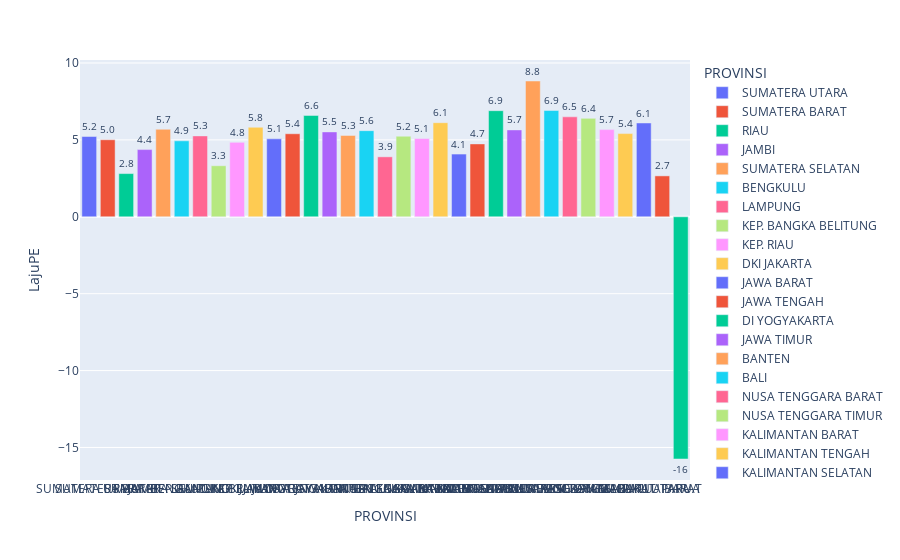

Notebook code for this chart:
### Code cell
import plotly.graph_objects as go
import plotly.express as px
fig1 = px.bar(ekonom[1:34], y='LajuPE', x='PROVINSI', text='LajuPE', color='PROVINSI')
# Put bar total value above bars with 2 values of precision
fig1.update_traces(texttemplate='%{text:.2s}', textposition='outside')
# Set fontsize and uniformtext_mode='hide' says to hide the text if it won't fit
fig1.update_layout(uniformtext_minsize=8)
# Rotate labels 45 degrees
fig1.update_layout(xaxis_tickangle=0)
fig1

### Figure 1 — Plotly figure (JSON) as saved in the notebook; plotly's stock layout.template omitted (floating-point values rounded to 4 significant figures)
{"data": [{"alignmentgroup": "True", "hovertemplate": "PROVINSI=%{x}<br>LajuPE=%{text}<extra></extra>", "legendgroup": "SUMATERA UTARA", "marker": {"color": "#636efa", "pattern": {"shape": ""}}, "name": "SUMATERA UTARA", "offsetgroup": "SUMATERA UTARA", "orientation": "v", "showlegend": true, "text": [5.22], "textposition": "outside", "texttemplate": "%{text:.2s}", "type": "bar", "x": ["SUMATERA UTARA"], "xaxis": "x", "y": [5.22], "yaxis": "y"}, {"alignmentgroup": "True", "hovertemplate": "PROVINSI=%{x}<br>LajuPE=%{text}<extra></extra>", "legendgroup": "SUMATERA BARAT", "marker": {"color": "#EF553B", "pattern": {"shape": ""}}, "name": "SUMATERA BARAT", "offsetgroup": "SUMATERA BARAT", "orientation": "v", "showlegend": true, "text": [5.01], "textposition": "outside", "texttemplate": "%{text:.2s}", "type": "bar", "x": ["SUMATERA BARAT"], "xaxis": "x", "y": [5.01], "yaxis": "y"}, {"alignmentgroup": "True", "hovertemplate": "PROVINSI=%{x}<br>LajuPE=%{text}<extra></extra>", "legendgroup": "RIAU", "marker": {"color": "#00cc96", "pattern": {"shape": ""}}, "name": "RIAU", "offsetgroup": "RIAU", "orientation": "v", "showlegend": true, "text": [2.81], "textposition": "outside", "texttemplate": "%{text:.2s}", "type": "bar", "x": ["RIAU"], "xaxis": "x", "y": [2.81], "yaxis": "y"}, {"alignmentgroup": "True", "hovertemplate": "PROVINSI=%{x}<br>LajuPE=%{text}<extra></extra>", "legendgroup": "JAMBI", "marker": {"color": "#ab63fa", "pattern": {"shape": ""}}, "name": "JAMBI", "offsetgroup": "JAMBI", "orientation": "v", "showlegend": true, "text": [4.37], "textposition": "outside", "texttemplate": "%{text:.2s}", "type": "bar", "x": ["JAMBI"], "xaxis": "x", "y": [4.37], "yaxis": "y"}, {"alignmentgroup": "True", "hovertemplate": "PROVINSI=%{x}<br>LajuPE=%{text}<extra></extra>", "legendgroup": "SUMATERA SELATAN", "marker": {"color": "#FFA15A", "pattern": {"shape": ""}}, "name": "SUMATERA SELATAN", "offsetgroup": "SUMATERA SELATAN", "orientation": "v", "showlegend": true, "text": [5.69], "textposition": "outside", "texttemplate": "%{text:.2s}", "type": "bar", "x": ["SUMATERA SELATAN"], "xaxis": "x", "y": [5.69], "yaxis": "y"}, {"alignmentgroup": "True", "hovertemplate": "PROVINSI=%{x}<br>LajuPE=%{text}<extra></extra>", "legendgroup": "BENGKULU", "marker": {"color": "#19d3f3", "pattern": {"shape": ""}}, "name": "BENGKULU", "offsetgroup": "BENGKULU", "orientation": "v", "showlegend": true, "text": [4.94], "textposition": "outside", "texttemplate": "%{text:.2s}", "type": "bar", "x": ["BENGKULU"], "xaxis": "x", "y": [4.94], "yaxis": "y"}, {"alignmentgroup": "True", "hovertemplate": "PROVINSI=%{x}<br>LajuPE=%{text}<extra></extra>", "legendgroup": "LAMPUNG", "marker": {"color": "#FF6692", "pattern": {"shape": ""}}, "name": "LAMPUNG", "offsetgroup": "LAMPUNG", "orientation": "v", "showlegend": true, "text": [5.26], "textposition": "outside", "texttemplate": "%{text:.2s}", "type": "bar", "x": ["LAMPUNG"], "xaxis": "x", "y": [5.26], "yaxis": "y"}, {"alignmentgroup": "True", "hovertemplate": "PROVINSI=%{x}<br>LajuPE=%{text}<extra></extra>", "legendgroup": "KEP. BANGKA BELITUNG", "marker": {"color": "#B6E880", "pattern": {"shape": ""}}, "name": "KEP. BANGKA BELITUNG", "offsetgroup": "KEP. BANGKA BELITUNG", "orientation": "v", "showlegend": true, "text": [3.32], "textposition": "outside", "texttemplate": "%{text:.2s}", "type": "bar", "x": ["KEP. BANGKA BELITUNG"], "xaxis": "x", "y": [3.32], "yaxis": "y"}, {"alignmentgroup": "True", "hovertemplate": "PROVINSI=%{x}<br>LajuPE=%{text}<extra></extra>", "legendgroup": "KEP. RIAU", "marker": {"color": "#FF97FF", "pattern": {"shape": ""}}, "name": "KEP. RIAU", "offsetgroup": "KEP. RIAU", "orientation": "v", "showlegend": true, "text": [4.84], "textposition": "outside", "texttemplate": "%{text:.2s}", "type": "bar", "x": ["KEP. RIAU"], "xaxis": "x", "y": [4.84], "yaxis": "y"}, {"alignmentgroup": "True", "hovertemplate": "PROVINSI=%{x}<br>LajuPE=%{text}<extra></extra>", "legendgroup": "DKI JAKARTA", "marker": {"color": "#FECB52", "pattern": {"shape": ""}}, "name": "DKI JAKARTA", "offsetgroup": "DKI JAKARTA", "orientation": "v", "showlegend": true, "text": [5.82], "textposition": "outside", "texttemplate": "%{text:.2s}", "type": "bar", "x": ["DKI JAKARTA"], "xaxis": "x", "y": [5.82], "yaxis": "y"}, {"alignmentgroup": "True", "hovertemplate": "PROVINSI=%{x}<br>LajuPE=%{text}<extra></extra>", "legendgroup": "JAWA BARAT", "marker": {"color": "#636efa", "pattern": {"shape": ""}}, "name": "JAWA BARAT", "offsetgroup": "JAWA BARAT", "orientation": "v", "showlegend": true, "text": [5.07], "textposition": "outside", "texttemplate": "%{text:.2s}", "type": "bar", "x": ["JAWA BARAT"], "xaxis": "x", "y": [5.07], "yaxis": "y"}, {"alignmentgroup": "True", "hovertemplate": "PROVINSI=%{x}<br>LajuPE=%{text}<extra></extra>", "legendgroup": "JAWA TENGAH", "marker": {"color": "#EF553B", "pattern": {"shape": ""}}, "name": "JAWA TENGAH", "offsetgroup": "JAWA TENGAH", "orientation": "v", "showlegend": true, "text": [5.4], "textposition": "outside", "texttemplate": "%{text:.2s}", "type": "bar", "x": ["JAWA TENGAH"], "xaxis": "x", "y": [5.4], "yaxis": "y"}, {"alignmentgroup": "True", "hovertemplate": "PROVINSI=%{x}<br>LajuPE=%{text}<extra></extra>", "legendgroup": "DI YOGYAKARTA", "marker": {"color": "#00cc96", "pattern": {"shape": ""}}, "name": "DI YOGYAKARTA", "offsetgroup": "DI YOGYAKARTA", "orientation": "v", "showlegend": true, "text": [6.59], "textposition": "outside", "texttemplate": "%{text:.2s}", "type": "bar", "x": ["DI YOGYAKARTA"], "xaxis": "x", "y": [6.59], "yaxis": "y"}, {"alignmentgroup": "True", "hovertemplate": "PROVINSI=%{x}<br>LajuPE=%{text}<extra></extra>", "legendgroup": "JAWA TIMUR", "marker": {"color": "#ab63fa", "pattern": {"shape": ""}}, "name": "JAWA TIMUR", "offsetgroup": "JAWA TIMUR", "orientation": "v", "showlegend": true, "text": [5.52], "textposition": "outside", "texttemplate": "%{text:.2s}", "type": "bar", "x": ["JAWA TIMUR"], "xaxis": "x", "y": [5.52], "yaxis": "y"}, {"alignmentgroup": "True", "hovertemplate": "PROVINSI=%{x}<br>LajuPE=%{text}<extra></extra>", "legendgroup": "BANTEN", "marker": {"color": "#FFA15A", "pattern": {"shape": ""}}, "name": "BANTEN", "offsetgroup": "BANTEN", "orientation": "v", "showlegend": true, "text": [5.29], "textposition": "outside", "texttemplate": "%{text:.2s}", "type": "bar", "x": ["BANTEN"], "xaxis": "x", "y": [5.29], "yaxis": "y"}, {"alignmentgroup": "True", "hovertemplate": "PROVINSI=%{x}<br>LajuPE=%{text}<extra></extra>", "legendgroup": "BALI", "marker": {"color": "#19d3f3", "pattern": {"shape": ""}}, "name": "BALI", "offsetgroup": "BALI", "orientation": "v", "showlegend": true, "text": [5.6], "textposition": "outside", "texttemplate": "%{text:.2s}", "type": "bar", "x": ["BALI"], "xaxis": "x", "y": [5.6], "yaxis": "y"}, {"alignmentgroup": "True", "hovertemplate": "PROVINSI=%{x}<br>LajuPE=%{text}<extra></extra>", "legendgroup": "NUSA TENGGARA BARAT", "marker": {"color": "#FF6692", "pattern": {"shape": ""}}, "name": "NUSA TENGGARA BARAT", "offsetgroup": "NUSA TENGGARA BARAT", "orientation": "v", "showlegend": true, "text": [3.9], "textposition": "outside", "texttemplate": "%{text:.2s}", "type": "bar", "x": ["NUSA TENGGARA BARAT"], "xaxis": "x", "y": [3.9], "yaxis": "y"}, {"alignmentgroup": "True", "hovertemplate": "PROVINSI=%{x}<br>LajuPE=%{text}<extra></extra>", "legendgroup": "NUSA TENGGARA TIMUR", "marker": {"color": "#B6E880", "pattern": {"shape": ""}}, "name": "NUSA TENGGARA TIMUR", "offsetgroup": "NUSA TENGGARA TIMUR", "orientation": "v", "showlegend": true, "text": [5.24], "textposition": "outside", "texttemplate": "%{text:.2s}", "type": "bar", "x": ["NUSA TENGGARA TIMUR"], "xaxis": "x", "y": [5.24], "yaxis": "y"}, {"alignmentgroup": "True", "hovertemplate": "PROVINSI=%{x}<br>LajuPE=%{text}<extra></extra>", "legendgroup": "KALIMANTAN BARAT", "marker": {"color": "#FF97FF", "pattern": {"shape": ""}}, "name": "KALIMANTAN BARAT", "offsetgroup": "KALIMANTAN BARAT", "orientation": "v", "showlegend": true, "text": [5.09], "textposition": "outside", "texttemplate": "%{text:.2s}", "type": "bar", "x": ["KALIMANTAN BARAT"], "xaxis": "x", "y": [5.09], "yaxis": "y"}, {"alignmentgroup": "True", "hovertemplate": "PROVINSI=%{x}<br>LajuPE=%{text}<extra></extra>", "legendgroup": "KALIMANTAN TENGAH", "marker": {"color": "#FECB52", "pattern": {"shape": ""}}, "name": "KALIMANTAN TENGAH", "offsetgroup": "KALIMANTAN TENGAH", "orientation": "v", "showlegend": true, "text": [6.12], "textposition": "outside", "texttemplate": "%{text:.2s}", "type": "bar", "x": ["KALIMANTAN TENGAH"], "xaxis": "x", "y": [6.12], "yaxis": "y"}, {"alignmentgroup": "True", "hovertemplate": "PROVINSI=%{x}<br>LajuPE=%{text}<extra></extra>", "legendgroup": "KALIMANTAN SELATAN", "marker": {"color": "#636efa", "pattern": {"shape": ""}}, "name": "KALIMANTAN SELATAN", "offsetgroup": "KALIMANTAN SELATAN", "orientation": "v", "showlegend": true, "text": [4.08], "textposition": "outside", "texttemplate": "%{text:.2s}", "type": "bar", "x": ["KALIMANTAN SELATAN"], "xaxis": "x", "y": [4.08], "yaxis": "y"}, {"alignmentgroup": "True", "hovertemplate": "PROVINSI=%{x}<br>LajuPE=%{text}<extra></extra>", "legendgroup": "KALIMANTAN TIMUR", "marker": {"color": "#EF553B", "pattern": {"shape": ""}}, "name": "KALIMANTAN TIMUR", "offsetgroup": "KALIMANTAN TIMUR", "orientation": "v", "showlegend": true, "text": [4.74], "textposition": "outside", "texttemplate": "%{text:.2s}", "type": "bar", "x": ["KALIMANTAN TIMUR"], "xaxis": "x", "y": [4.74], "yaxis": "y"}, {"alignmentgroup": "True", "hovertemplate": "PROVINSI=%{x}<br>LajuPE=%{text}<extra></extra>", "legendgroup": "KALIMANTAN UTARA", "marker": {"color": "#00cc96", "pattern": {"shape": ""}}, "name": "KALIMANTAN UTARA", "offsetgroup": "KALIMANTAN UTARA", "orientation": "v", "showlegend": true, "text": [6.9], "textposition": "outside", "texttemplate": "%{text:.2s}", "type": "bar", "x": ["KALIMANTAN UTARA"], "xaxis": "x", "y": [6.9], "yaxis": "y"}, {"alignmentgroup": "True", "hovertemplate": "PROVINSI=%{x}<br>LajuPE=%{text}<extra></extra>", "legendgroup": "SULAWESI UTARA", "marker": {"color": "#ab63fa", "pattern": {"shape": ""}}, "name": "SULAWESI UTARA", "offsetgroup": "SULAWESI UTARA", "orientation": "v", "showlegend": true, "text": [5.65], "textposition": "outside", "texttemplate": "%{text:.2s}", "type": "bar", "x": ["SULAWESI UTARA"], "xaxis": "x", "y": [5.65], "yaxis": "y"}, {"alignmentgroup": "True", "hovertemplate": "PROVINSI=%{x}<br>LajuPE=%{text}<extra></extra>", "legendgroup": "SULAWESI TENGAH", "marker": {"color": "#FFA15A", "pattern": {"shape": ""}}, "name": "SULAWESI TENGAH", "offsetgroup": "SULAWESI TENGAH", "orientation": "v", "showlegend": true, "text": [8.83], "textposition": "outside", "texttemplate": "%{text:.2s}", "type": "bar", "x": ["SULAWESI TENGAH"], "xaxis": "x", "y": [8.83], "yaxis": "y"}, {"alignmentgroup": "True", "hovertemplate": "PROVINSI=%{x}<br>LajuPE=%{text}<extra></extra>", "legendgroup": "SULAWESI SELATAN", "marker": {"color": "#19d3f3", "pattern": {"shape": ""}}, "name": "SULAWESI SELATAN", "offsetgroup": "SULAWESI SELATAN", "orientation": "v", "showlegend": true, "text": [6.91], "textposition": "outside", "texttemplate": "%{text:.2s}", "type": "bar", "x": ["SULAWESI SELATAN"], "xaxis": "x", "y": [6.91], "yaxis": "y"}, {"alignmentgroup": "True", "hovertemplate": "PROVINSI=%{x}<br>LajuPE=%{text}<extra></extra>", "legendgroup": "SULAWESI TENGGARA", "marker": {"color": "#FF6692", "pattern": {"shape": ""}}, "name": "SULAWESI TENGGARA", "offsetgroup": "SULAWESI TENGGARA", "orientation": "v", "showlegend": true, "text": [6.5], "textposition": "outside", "texttemplate": "%{text:.2s}", "type": "bar", "x": ["SULAWESI TENGGARA"], "xaxis": "x", "y": [6.5], "yaxis": "y"}, {"alignmentgroup": "True", "hovertemplate": "PROVINSI=%{x}<br>LajuPE=%{text}<extra></extra>", "legendgroup": "GORONTALO", "marker": {"color": "#B6E880", "pattern": {"shape": ""}}, "name": "GORONTALO", "offsetgroup": "GORONTALO", "orientation": "v", "showlegend": true, "text": [6.4], "textposition": "outside", "texttemplate": "%{text:.2s}", "type": "bar", "x": ["GORONTALO"], "xaxis": "x", "y": [6.4], "yaxis": "y"}, {"alignmentgroup": "True", "hovertemplate": "PROVINSI=%{x}<br>LajuPE=%{text}<extra></extra>", "legendgroup": "SULAWESI BARAT", "marker": {"color": "#FF97FF", "pattern": {"shape": ""}}, "name": "SULAWESI BARAT", "offsetgroup": "SULAWESI BARAT", "orientation": "v", "showlegend": true, "text": [5.67], "textposition": "outside", "texttemplate": "%{text:.2s}", "type": "bar", "x": ["SULAWESI BARAT"], "xaxis": "x", "y": [5.67], "yaxis": "y"}, {"alignmentgroup": "True", "hovertemplate": "PROVINSI=%{x}<br>LajuPE=%{text}<extra></extra>", "legendgroup": "MALUKU", "marker": {"color": "#FECB52", "pattern": {"shape": ""}}, "name": "MALUKU", "offsetgroup": "MALUKU", "orientation": "v", "showlegend": true, "text": [5.41], "textposition": "outside", "texttemplate": "%{text:.2s}", "type": "bar", "x": ["MALUKU"], "xaxis": "x", "y": [5.41], "yaxis": "y"}, {"alignmentgroup": "True", "hovertemplate": "PROVINSI=%{x}<br>LajuPE=%{text}<extra></extra>", "legendgroup": "MALUKU UTARA", "marker": {"color": "#636efa", "pattern": {"shape": ""}}, "name": "MALUKU UTARA", "offsetgroup": "MALUKU UTARA", "orientation": "v", "showlegend": true, "text": [6.1], "textposition": "outside", "texttemplate": "%{text:.2s}", "type": "bar", "x": ["MALUKU UTARA"], "xaxis": "x", "y": [6.1], "yaxis": "y"}, {"alignmentgroup": "True", "hovertemplate": "PROVINSI=%{x}<br>LajuPE=%{text}<extra></extra>", "legendgroup": "PAPUA BARAT", "marker": {"color": "#EF553B", "pattern": {"shape": ""}}, "name": "PAPUA BARAT", "offsetgroup": "PAPUA BARAT", "orientation": "v", "showlegend": true, "text": [2.66], "textposition": "outside", "texttemplate": "%{text:.2s}", "type": "bar", "x": ["PAPUA BARAT"], "xaxis": "x", "y": [2.66], "yaxis": "y"}, {"alignmentgroup": "True", "hovertemplate": "PROVINSI=%{x}<br>LajuPE=%{text}<extra></extra>", "legendgroup": "PAPUA", "marker": {"color": "#00cc96", "pattern": {"shape": ""}}, "name": "PAPUA", "offsetgroup": "PAPUA", "orientation": "v", "showlegend": true, "text": [-15.75], "textposition": "outside", "texttemplate": "%{text:.2s}", "type": "bar", "x": ["PAPUA"], "xaxis": "x", "y": [-15.75], "yaxis": "y"}], "layout": {"barmode": "relative", "legend": {"title": {"text": "PROVINSI"}, "tracegroupgap": 0}, "margin": {"t": 60}, "uniformtext": {"minsize": 8}, "xaxis": {"anchor": "y", "categoryarray": ["SUMATERA UTARA", "SUMATERA BARAT", "RIAU", "JAMBI", "SUMATERA SELATAN", "BENGKULU", "LAMPUNG", "KEP. BANGKA BELITUNG", "KEP. RIAU", "DKI JAKARTA", "JAWA BARAT", "JAWA TENGAH", "DI YOGYAKARTA", "JAWA TIMUR", "BANTEN", "BALI", "NUSA TENGGARA BARAT", "NUSA TENGGARA TIMUR", "KALIMANTAN BARAT", "KALIMANTAN TENGAH", "KALIMANTAN SELATAN", "KALIMANTAN TIMUR", "KALIMANTAN UTARA", "SULAWESI UTARA", "SULAWESI TENGAH", "SULAWESI SELATAN", "SULAWESI TENGGARA", "GORONTALO", "SULAWESI BARAT", "MALUKU", "MALUKU UTARA", "PAPUA BARAT", "PAPUA"], "categoryorder": "array", "domain": [0, 1], "tickangle": 0, "title": {"text": "PROVINSI"}}, "yaxis": {"anchor": "x", "domain": [0, 1], "title": {"text": "LajuPE"}}}}
